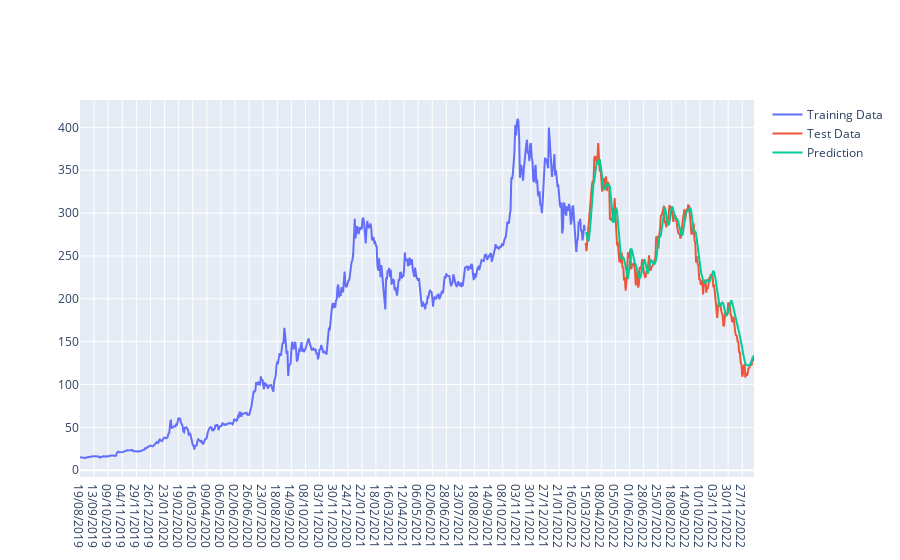

The cell this chart's notebook holds for it:
### Code cell
fig = go.Figure()
fig.add_trace(go.Scatter(x=train_df.index,y=train_df['Close'],
                    mode='lines',
                    name='Training Data'))
fig.add_trace(go.Scatter(x=test_df.index,y=test_df['Close'],
                    mode='lines',
                    name='Test Data'))
fig.add_trace(go.Scatter(x=test_df.index,y=test_df['Predictions'],
                    mode='lines',
                    name='Prediction'))

### Figure 1 — Plotly figure (JSON) as saved in the notebook; plotly's stock layout.template omitted (floating-point values rounded to 4 significant figures; data arrays with more than 128 entries replaced by an {"elided": "..."} marker saying what was removed)
{"data": [{"mode": "lines", "name": "Training Data", "type": "scatter", "x": {"elided": "646 str values"}, "y": {"elided": "646 float values"}}, {"mode": "lines", "name": "Test Data", "type": "scatter", "x": {"elided": "216 str values"}, "y": {"elided": "216 float values"}}, {"mode": "lines", "name": "Prediction", "type": "scatter", "x": {"elided": "216 str values"}, "y": {"elided": "216 float values"}}], "layout": {}}
